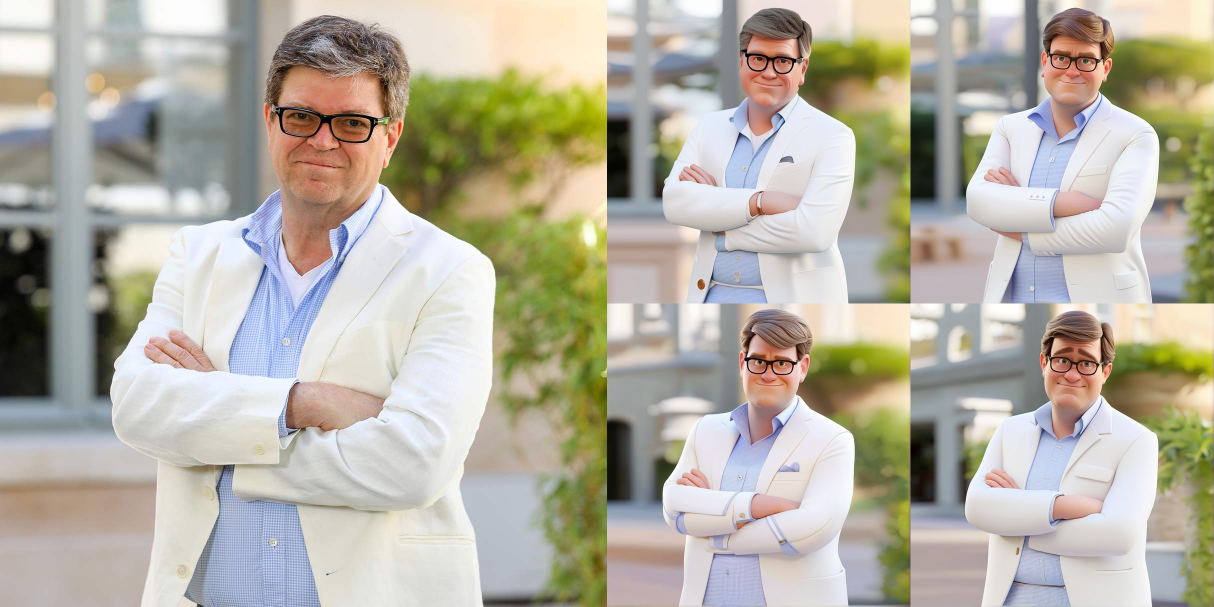
#> input picture assets/image-1.png, 2428 x 1214 px (shown at 1/2 size)
$ python -i image_utils.py   (imports and definitions only)
#> lines starting #> are read from the running program, lines starting #| are printed output that depends on the picture
#> `picture = cv2.imread('../assets/image-1.png', cv2.IMREAD_GRAYSCALE)`:
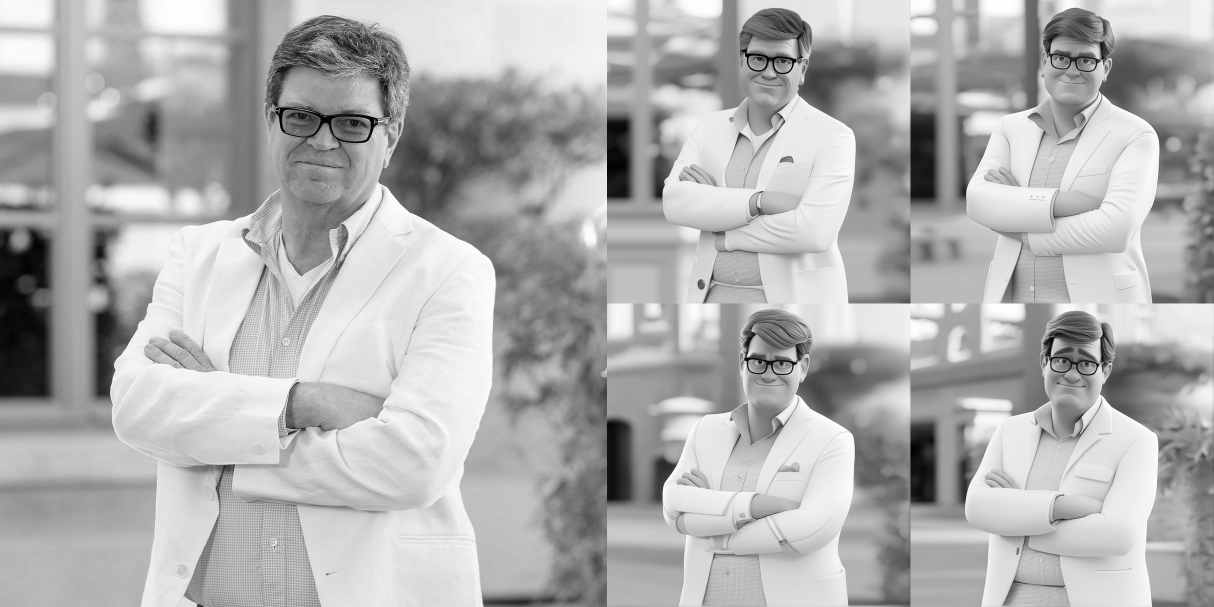
#> picture: shape (1214, 2428) (shown at 1/2 size); min 0, max 255, mean 175.6
from PIL import Image
import math

def create_collage(images, size=(1024, 1024)):
    # Determine the layout
#> called with size = (1024, 1024)
    num_images = len(images)
#> num_images = 1214
    cols = math.ceil(math.sqrt(num_images))
#> cols = 35
    rows = math.ceil(num_images / cols)
#> rows = 35

    # Calculate the size for each image
    img_width = size[0] // cols
#> img_width = 29
    img_height = size[1] // rows
#> img_height = 29

    # Create a new image with the fixed size
    collage = Image.new('RGB', size)
#> collage: PIL image 1024x1024 RGB; every value is 0

    # Paste images into the collage
    x_offset = 0
    y_offset = 0
    for i, img in enumerate(images):
        # Resize and crop the image to fit
        img_aspect = img.width / img.height
        cell_aspect = img_width / img_height
        if img_aspect > cell_aspect:
            new_width = int(img_height * img_aspect)
            img = img.resize((new_width, img_height), Image.LANCZOS)
            left = (new_width - img_width) // 2
            img = img.crop((left, 0, left + img_width, img_height))
        else:
            new_height = int(img_width / img_aspect)
            img = img.resize((img_width, new_height), Image.LANCZOS)
            top = (new_height - img_height) // 2
            img = img.crop((0, top, img_width, top + img_height))

        collage.paste(img, (x_offset, y_offset))
        x_offset += img_width
        if (i + 1) % cols == 0:
            x_offset = 0
            y_offset += img_height
#> this loop made 1 pass
#> after the loop, y_offset = 0

    # Save the collage
    return collage

>>> import cv2
>>> picture = cv2.imread('../assets/image-1.png', cv2.IMREAD_GRAYSCALE)
#> (the run stopped early here; a loop or call above may not have finished)

$ run again, on assets/image-2.png
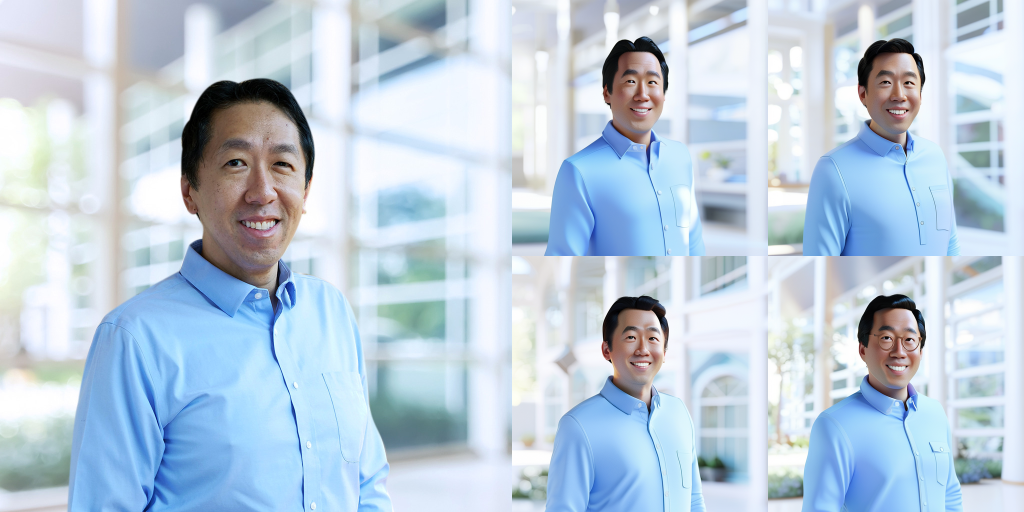
#> input picture assets/image-2.png, 2048 x 1024 px (shown at 1/2 size)
#> `picture = cv2.imread('../assets/image-1.png', cv2.IMREAD_GRAYSCALE)`:
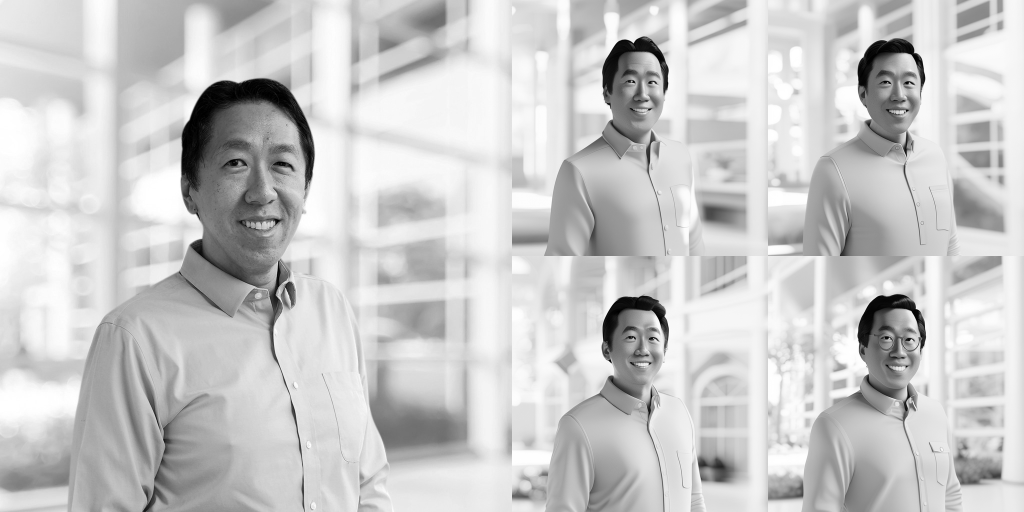
#> picture: shape (1024, 2048) (shown at 1/2 size); min 0, max 255, mean 201.3
#> num_images = 1024
#> cols = 32
#> collage: PIL image 1024x1024 RGB; every value is 0
#> the loop in create_collage, `for i, img in enumerate(images):` made 1 pass
#> after the loop in create_collage, `for i, img in enumerate(images):`: y_offset = 0

$ run again, on assets/image-3.png
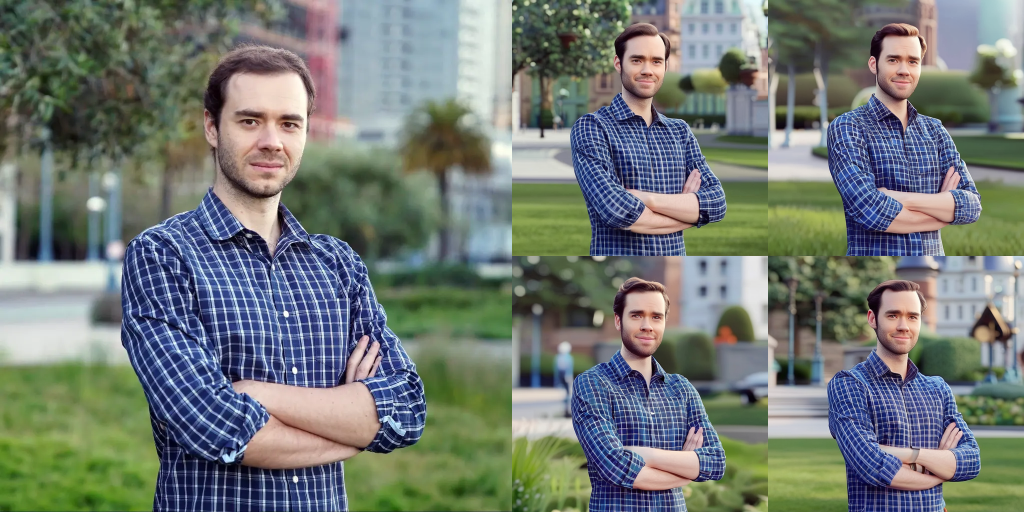
#> input picture assets/image-3.png, 2048 x 1024 px (shown at 1/2 size)
#> `picture = cv2.imread('../assets/image-1.png', cv2.IMREAD_GRAYSCALE)`:
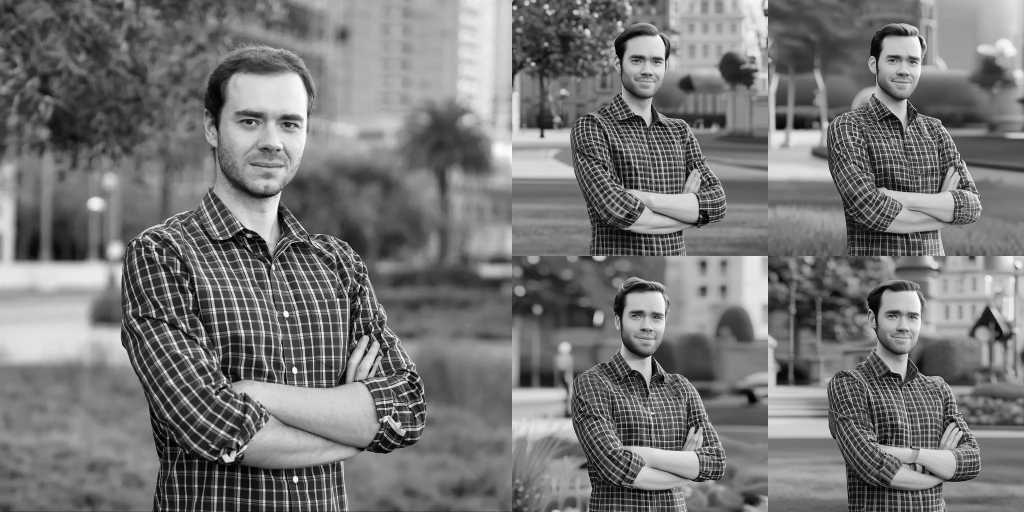
#> picture: shape (1024, 2048) (shown at 1/2 size); min 0, max 255, mean 118.1
#> num_images = 1024
#> cols = 32
#> collage: PIL image 1024x1024 RGB; every value is 0
#> the loop in create_collage, `for i, img in enumerate(images):` made 1 pass
#> after the loop in create_collage, `for i, img in enumerate(images):`: y_offset = 0
